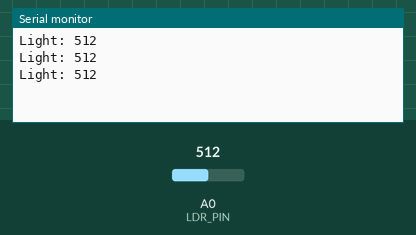
Recording of a sketch running on a simulated Arduino Uno, built with avr-gcc and run on an emulated ATmega328P. On the bench: the last lines printed to the serial monitor. The test bench sets the inputs (shaded band); at power-on: A0 (LDR_PIN) = 512.

Above: at 1.3 s.
1.4 s: A0 (LDR_PIN) set to 716
At 1.9 s:
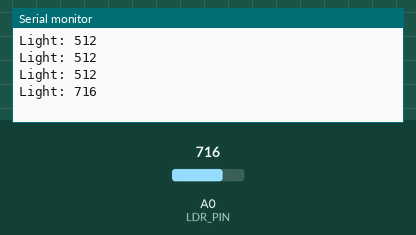
2.9 s: A0 (LDR_PIN) set to 900
At 3.4 s:
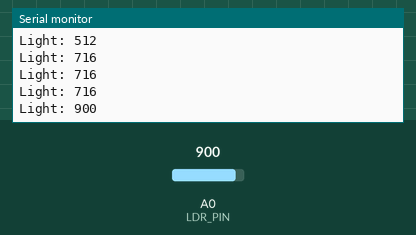
Timing chart, 0 to 5.9 s (numbered marks = the images above; inputs shaded):
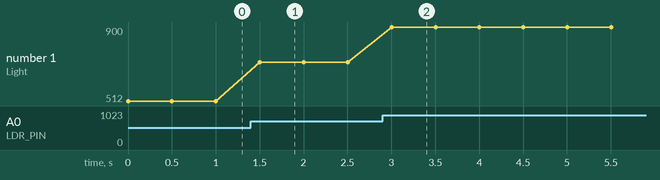

Measured:
- after the input at 1.4 s, the serial monitor: prints a new line after 0.10 s (image 1)
- after the input at 2.9 s, the serial monitor: prints a new line after 0.10 s (image 2)
- plotted number 1: 512 → 716 after the input at 1.4 s, 716 → 900 after the input at 2.9 s

The sketch:

Day25_LDR_Test.ino
```cpp
// Day 25 - Stage 1b: test the light sensor alone
// LDR from 5V to A0, with a 10k resistor from A0 to GND.
// Brighter light = bigger number.
const int LDR_PIN = A0;

void setup() {
  Serial.begin(9600);
}

void loop() {
  Serial.print("Light: ");
  Serial.println(analogRead(LDR_PIN));
  delay(500);
}
```
